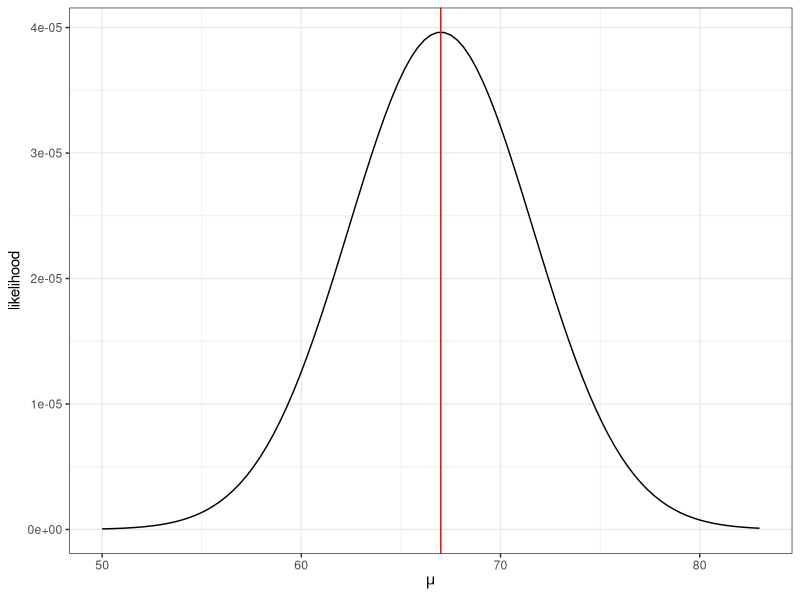

This figure's R source:
## ---- chunk 1
#| echo: false
#| warning: false
library(tidyverse)
## ---- chunk 2
x = c(75, 58, 68)
## ---- chunk 3
L = function(mu, x) {
  stopifnot(is.numeric(x))
  n = length(x)
  likelihood = 1
  for(i in 1:n){
    likelihood = likelihood * dnorm(x[i], mean = mu, sd = 8)
  }
  return(likelihood)
}
## ---- chunk 4
#| echo: false
#| layoutWidth: 25
ggplot() +
  xlim(c(50, 83)) +
  geom_function(fun = L, args = list(x = x)) +
  theme_bw() +
  labs(x = expression(mu), y = "likelihood") +
  geom_vline(xintercept = 67, color = 'red')
## ---- chunk 5
set.seed(3)
flips = rbinom(5000, size = 1, prob = 0.25)
